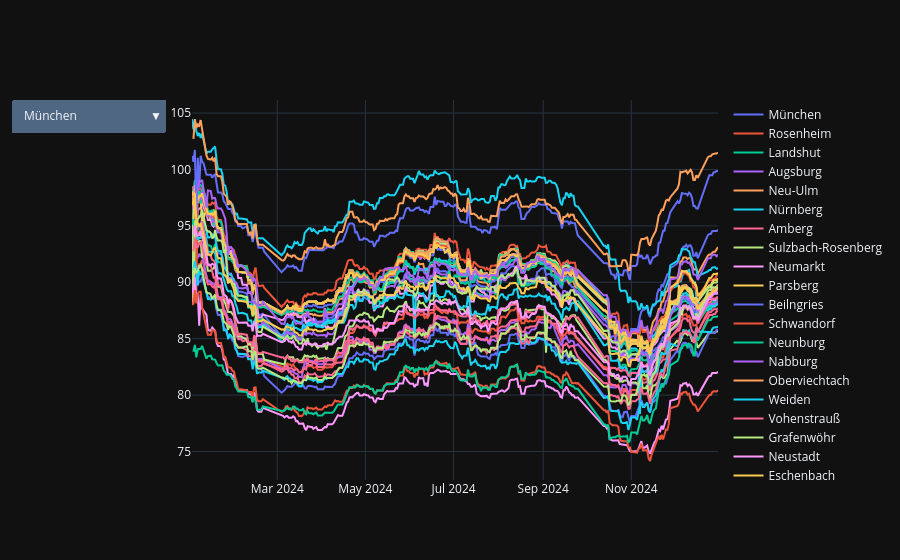

Notebook code for this chart:
### Code cell
import plotly.express as px
staedte = df_cust['Stadt'].unique()
fig = go.Figure()
for stadt in staedte:
    uniquedf= df_cust[df_cust['Stadt']==stadt][['Preis im 1. Jahr', 'Date']]
    uniquedf = uniquedf.groupby(['Date'])['Preis im 1. Jahr'].mean().reset_index()
    fig.add_trace(
        go.Scatter(
            x=uniquedf['Date'],
            y=uniquedf['Preis im 1. Jahr'], 
            mode='lines',
            name =stadt
        )
    )
buttons=[]
length = len(staedte)
for i, stadt in enumerate(staedte):
    visible= [False]*length
    visible[i] = True
    
    buttons.append(
        dict(
            label=stadt,
            method='update',
            args=[{'visible': visible}]
        )
    )
buttons.append(
    dict(
        label ='All',
        method='update',
        args=[{'visible':[True]*length}]
    )
)

fig.update_layout(
    updatemenus=[
        dict(
            active=0,
            buttons=buttons
        )
    ]
)
fig.show()
'''top10_tariffe_proStadt = (df_cust.groupby('Stadt')['Tarif'].value_counts().groupby(level=0).head(10).reset_index(name='count'))

df_filtered=df_cust.merge(top10_tariffe_proStadt,on=['Stadt','Tarif'])'''

### Figure 1 — Plotly figure (JSON) as saved in the notebook; plotly's stock layout.template omitted (floating-point values rounded to 4 significant figures; data arrays with more than 128 entries replaced by an {"elided": "..."} marker saying what was removed)
{"data": [{"mode": "lines", "name": "München", "x": {"elided": "321 str values"}, "y": {"elided": "321 float values"}, "type": "scatter"}, {"mode": "lines", "name": "Rosenheim", "x": {"elided": "321 str values"}, "y": {"elided": "321 float values"}, "type": "scatter"}, {"mode": "lines", "name": "Landshut", "x": {"elided": "321 str values"}, "y": {"elided": "321 float values"}, "type": "scatter"}, {"mode": "lines", "name": "Augsburg", "x": {"elided": "321 str values"}, "y": {"elided": "321 float values"}, "type": "scatter"}, {"mode": "lines", "name": "Neu-Ulm", "x": {"elided": "321 str values"}, "y": {"elided": "321 float values"}, "type": "scatter"}, {"mode": "lines", "name": "Nürnberg", "x": {"elided": "321 str values"}, "y": {"elided": "321 float values"}, "type": "scatter"}, {"mode": "lines", "name": "Amberg", "x": {"elided": "323 str values"}, "y": {"elided": "323 float values"}, "type": "scatter"}, {"mode": "lines", "name": "Sulzbach-Rosenberg", "x": {"elided": "319 str values"}, "y": {"elided": "319 float values"}, "type": "scatter"}, {"mode": "lines", "name": "Neumarkt", "x": {"elided": "318 str values"}, "y": {"elided": "318 float values"}, "type": "scatter"}, {"mode": "lines", "name": "Parsberg", "x": {"elided": "321 str values"}, "y": {"elided": "321 float values"}, "type": "scatter"}, {"mode": "lines", "name": "Beilngries", "x": {"elided": "321 str values"}, "y": {"elided": "321 float values"}, "type": "scatter"}, {"mode": "lines", "name": "Schwandorf", "x": {"elided": "322 str values"}, "y": {"elided": "322 float values"}, "type": "scatter"}, {"mode": "lines", "name": "Neunburg", "x": {"elided": "320 str values"}, "y": {"elided": "320 float values"}, "type": "scatter"}, {"mode": "lines", "name": "Nabburg", "x": {"elided": "320 str values"}, "y": {"elided": "320 float values"}, "type": "scatter"}, {"mode": "lines", "name": "Oberviechtach", "x": {"elided": "320 str values"}, "y": {"elided": "320 float values"}, "type": "scatter"}, {"mode": "lines", "name": "Weiden", "x": {"elided": "320 str values"}, "y": {"elided": "320 float values"}, "type": "scatter"}, {"mode": "lines", "name": "Vohenstrauß", "x": {"elided": "321 str values"}, "y": {"elided": "321 float values"}, "type": "scatter"}, {"mode": "lines", "name": "Grafenwöhr", "x": {"elided": "321 str values"}, "y": {"elided": "321 float values"}, "type": "scatter"}, {"mode": "lines", "name": "Neustadt", "x": {"elided": "320 str values"}, "y": {"elided": "320 float values"}, "type": "scatter"}, {"mode": "lines", "name": "Eschenbach", "x": {"elided": "320 str values"}, "y": {"elided": "320 float values"}, "type": "scatter"}, {"mode": "lines", "name": "Regensburg", "x": {"elided": "320 str values"}, "y": {"elided": "320 float values"}, "type": "scatter"}, {"mode": "lines", "name": "Burglengenfeld", "x": {"elided": "321 str values"}, "y": {"elided": "321 float values"}, "type": "scatter"}, {"mode": "lines", "name": "Riedenburg", "x": {"elided": "321 str values"}, "y": {"elided": "321 float values"}, "type": "scatter"}, {"mode": "lines", "name": "Cham", "x": {"elided": "318 str values"}, "y": {"elided": "318 float values"}, "type": "scatter"}, {"mode": "lines", "name": "Roding", "x": {"elided": "321 str values"}, "y": {"elided": "321 float values"}, "type": "scatter"}, {"mode": "lines", "name": "Waldmünchen", "x": {"elided": "321 str values"}, "y": {"elided": "321 float values"}, "type": "scatter"}, {"mode": "lines", "name": "Passau", "x": {"elided": "321 str values"}, "y": {"elided": "321 float values"}, "type": "scatter"}, {"mode": "lines", "name": "Deggendorf", "x": {"elided": "321 str values"}, "y": {"elided": "321 float values"}, "type": "scatter"}, {"mode": "lines", "name": "Hof", "x": {"elided": "321 str values"}, "y": {"elided": "321 float values"}, "type": "scatter"}, {"mode": "lines", "name": "Kemnath", "x": {"elided": "320 str values"}, "y": {"elided": "320 float values"}, "type": "scatter"}, {"mode": "lines", "name": "Tirschenreuth", "x": {"elided": "319 str values"}, "y": {"elided": "319 float values"}, "type": "scatter"}, {"mode": "lines", "name": "Würzburg", "x": {"elided": "321 str values"}, "y": {"elided": "321 float values"}, "type": "scatter"}, {"mode": "lines", "name": "Aschaffenburg", "x": {"elided": "320 str values"}, "y": {"elided": "320 float values"}, "type": "scatter"}, {"mode": "lines", "name": "Ingolstadt", "x": {"elided": "320 str values"}, "y": {"elided": "320 float values"}, "type": "scatter"}, {"mode": "lines", "name": "Kempten", "x": {"elided": "320 str values"}, "y": {"elided": "320 float values"}, "type": "scatter"}, {"mode": "lines", "name": "Erlangen", "x": {"elided": "320 str values"}, "y": {"elided": "320 float values"}, "type": "scatter"}, {"mode": "lines", "name": "Ansbach", "x": {"elided": "320 str values"}, "y": {"elided": "320 float values"}, "type": "scatter"}, {"mode": "lines", "name": "Bayreuth", "x": {"elided": "320 str values"}, "y": {"elided": "320 float values"}, "type": "scatter"}, {"mode": "lines", "name": "Bamberg", "x": {"elided": "320 str values"}, "y": {"elided": "320 float values"}, "type": "scatter"}, {"mode": "lines", "name": "Coburg", "x": {"elided": "320 str values"}, "y": {"elided": "320 float values"}, "type": "scatter"}], "layout": {"updatemenus": [{"active": 0, "buttons": [{"args": [{"visible": [true, false, false, false, false, false, false, false, false, false, false, false, false, false, false, false, false, false, false, false, false, false, false, false, false, false, false, false, false, false, false, false, false, false, false, false, false, false, false, false]}], "label": "München", "method": "update"}, {"args": [{"visible": [false, true, false, false, false, false, false, false, false, false, false, false, false, false, false, false, false, false, false, false, false, false, false, false, false, false, false, false, false, false, false, false, false, false, false, false, false, false, false, false]}], "label": "Rosenheim", "method": "update"}, {"args": [{"visible": [false, false, true, false, false, false, false, false, false, false, false, false, false, false, false, false, false, false, false, false, false, false, false, false, false, false, false, false, false, false, false, false, false, false, false, false, false, false, false, false]}], "label": "Landshut", "method": "update"}, {"args": [{"visible": [false, false, false, true, false, false, false, false, false, false, false, false, false, false, false, false, false, false, false, false, false, false, false, false, false, false, false, false, false, false, false, false, false, false, false, false, false, false, false, false]}], "label": "Augsburg", "method": "update"}, {"args": [{"visible": [false, false, false, false, true, false, false, false, false, false, false, false, false, false, false, false, false, false, false, false, false, false, false, false, false, false, false, false, false, false, false, false, false, false, false, false, false, false, false, false]}], "label": "Neu-Ulm", "method": "update"}, {"args": [{"visible": [false, false, false, false, false, true, false, false, false, false, false, false, false, false, false, false, false, false, false, false, false, false, false, false, false, false, false, false, false, false, false, false, false, false, false, false, false, false, false, false]}], "label": "Nürnberg", "method": "update"}, {"args": [{"visible": [false, false, false, false, false, false, true, false, false, false, false, false, false, false, false, false, false, false, false, false, false, false, false, false, false, false, false, false, false, false, false, false, false, false, false, false, false, false, false, false]}], "label": "Amberg", "method": "update"}, {"args": [{"visible": [false, false, false, false, false, false, false, true, false, false, false, false, false, false, false, false, false, false, false, false, false, false, false, false, false, false, false, false, false, false, false, false, false, false, false, false, false, false, false, false]}], "label": "Sulzbach-Rosenberg", "method": "update"}, {"args": [{"visible": [false, false, false, false, false, false, false, false, true, false, false, false, false, false, false, false, false, false, false, false, false, false, false, false, false, false, false, false, false, false, false, false, false, false, false, false, false, false, false, false]}], "label": "Neumarkt", "method": "update"}, {"args": [{"visible": [false, false, false, false, false, false, false, false, false, true, false, false, false, false, false, false, false, false, false, false, false, false, false, false, false, false, false, false, false, false, false, false, false, false, false, false, false, false, false, false]}], "label": "Parsberg", "method": "update"}, {"args": [{"visible": [false, false, false, false, false, false, false, false, false, false, true, false, false, false, false, false, false, false, false, false, false, false, false, false, false, false, false, false, false, false, false, false, false, false, false, false, false, false, false, false]}], "label": "Beilngries", "method": "update"}, {"args": [{"visible": [false, false, false, false, false, false, false, false, false, false, false, true, false, false, false, false, false, false, false, false, false, false, false, false, false, false, false, false, false, false, false, false, false, false, false, false, false, false, false, false]}], "label": "Schwandorf", "method": "update"}, {"args": [{"visible": [false, false, false, false, false, false, false, false, false, false, false, false, true, false, false, false, false, false, false, false, false, false, false, false, false, false, false, false, false, false, false, false, false, false, false, false, false, false, false, false]}], "label": "Neunburg", "method": "update"}, {"args": [{"visible": [false, false, false, false, false, false, false, false, false, false, false, false, false, true, false, false, false, false, false, false, false, false, false, false, false, false, false, false, false, false, false, false, false, false, false, false, false, false, false, false]}], "label": "Nabburg", "method": "update"}, {"args": [{"visible": [false, false, false, false, false, false, false, false, false, false, false, false, false, false, true, false, false, false, false, false, false, false, false, false, false, false, false, false, false, false, false, false, false, false, false, false, false, false, false, false]}], "label": "Oberviechtach", "method": "update"}, {"args": [{"visible": [false, false, false, false, false, false, false, false, false, false, false, false, false, false, false, true, false, false, false, false, false, false, false, false, false, false, false, false, false, false, false, false, false, false, false, false, false, false, false, false]}], "label": "Weiden", "method": "update"}, {"args": [{"visible": [false, false, false, false, false, false, false, false, false, false, false, false, false, false, false, false, true, false, false, false, false, false, false, false, false, false, false, false, false, false, false, false, false, false, false, false, false, false, false, false]}], "label": "Vohenstrauß", "method": "update"}, {"args": [{"visible": [false, false, false, false, false, false, false, false, false, false, false, false, false, false, false, false, false, true, false, false, false, false, false, false, false, false, false, false, false, false, false, false, false, false, false, false, false, false, false, false]}], "label": "Grafenwöhr", "method": "update"}, {"args": [{"visible": [false, false, false, false, false, false, false, false, false, false, false, false, false, false, false, false, false, false, true, false, false, false, false, false, false, false, false, false, false, false, false, false, false, false, false, false, false, false, false, false]}], "label": "Neustadt", "method": "update"}, {"args": [{"visible": [false, false, false, false, false, false, false, false, false, false, false, false, false, false, false, false, false, false, false, true, false, false, false, false, false, false, false, false, false, false, false, false, false, false, false, false, false, false, false, false]}], "label": "Eschenbach", "method": "update"}, {"args": [{"visible": [false, false, false, false, false, false, false, false, false, false, false, false, false, false, false, false, false, false, false, false, true, false, false, false, false, false, false, false, false, false, false, false, false, false, false, false, false, false, false, false]}], "label": "Regensburg", "method": "update"}, {"args": [{"visible": [false, false, false, false, false, false, false, false, false, false, false, false, false, false, false, false, false, false, false, false, false, true, false, false, false, false, false, false, false, false, false, false, false, false, false, false, false, false, false, false]}], "label": "Burglengenfeld", "method": "update"}, {"args": [{"visible": [false, false, false, false, false, false, false, false, false, false, false, false, false, false, false, false, false, false, false, false, false, false, true, false, false, false, false, false, false, false, false, false, false, false, false, false, false, false, false, false]}], "label": "Riedenburg", "method": "update"}, {"args": [{"visible": [false, false, false, false, false, false, false, false, false, false, false, false, false, false, false, false, false, false, false, false, false, false, false, true, false, false, false, false, false, false, false, false, false, false, false, false, false, false, false, false]}], "label": "Cham", "method": "update"}, {"args": [{"visible": [false, false, false, false, false, false, false, false, false, false, false, false, false, false, false, false, false, false, false, false, false, false, false, false, true, false, false, false, false, false, false, false, false, false, false, false, false, false, false, false]}], "label": "Roding", "method": "update"}, {"args": [{"visible": [false, false, false, false, false, false, false, false, false, false, false, false, false, false, false, false, false, false, false, false, false, false, false, false, false, true, false, false, false, false, false, false, false, false, false, false, false, false, false, false]}], "label": "Waldmünchen", "method": "update"}, {"args": [{"visible": [false, false, false, false, false, false, false, false, false, false, false, false, false, false, false, false, false, false, false, false, false, false, false, false, false, false, true, false, false, false, false, false, false, false, false, false, false, false, false, false]}], "label": "Passau", "method": "update"}, {"args": [{"visible": [false, false, false, false, false, false, false, false, false, false, false, false, false, false, false, false, false, false, false, false, false, false, false, false, false, false, false, true, false, false, false, false, false, false, false, false, false, false, false, false]}], "label": "Deggendorf", "method": "update"}, {"args": [{"visible": [false, false, false, false, false, false, false, false, false, false, false, false, false, false, false, false, false, false, false, false, false, false, false, false, false, false, false, false, true, false, false, false, false, false, false, false, false, false, false, false]}], "label": "Hof", "method": "update"}, {"args": [{"visible": [false, false, false, false, false, false, false, false, false, false, false, false, false, false, false, false, false, false, false, false, false, false, false, false, false, false, false, false, false, true, false, false, false, false, false, false, false, false, false, false]}], "label": "Kemnath", "method": "update"}, {"args": [{"visible": [false, false, false, false, false, false, false, false, false, false, false, false, false, false, false, false, false, false, false, false, false, false, false, false, false, false, false, false, false, false, true, false, false, false, false, false, false, false, false, false]}], "label": "Tirschenreuth", "method": "update"}, {"args": [{"visible": [false, false, false, false, false, false, false, false, false, false, false, false, false, false, false, false, false, false, false, false, false, false, false, false, false, false, false, false, false, false, false, true, false, false, false, false, false, false, false, false]}], "label": "Würzburg", "method": "update"}, {"args": [{"visible": [false, false, false, false, false, false, false, false, false, false, false, false, false, false, false, false, false, false, false, false, false, false, false, false, false, false, false, false, false, false, false, false, true, false, false, false, false, false, false, false]}], "label": "Aschaffenburg", "method": "update"}, {"args": [{"visible": [false, false, false, false, false, false, false, false, false, false, false, false, false, false, false, false, false, false, false, false, false, false, false, false, false, false, false, false, false, false, false, false, false, true, false, false, false, false, false, false]}], "label": "Ingolstadt", "method": "update"}, {"args": [{"visible": [false, false, false, false, false, false, false, false, false, false, false, false, false, false, false, false, false, false, false, false, false, false, false, false, false, false, false, false, false, false, false, false, false, false, true, false, false, false, false, false]}], "label": "Kempten", "method": "update"}, {"args": [{"visible": [false, false, false, false, false, false, false, false, false, false, false, false, false, false, false, false, false, false, false, false, false, false, false, false, false, false, false, false, false, false, false, false, false, false, false, true, false, false, false, false]}], "label": "Erlangen", "method": "update"}, {"args": [{"visible": [false, false, false, false, false, false, false, false, false, false, false, false, false, false, false, false, false, false, false, false, false, false, false, false, false, false, false, false, false, false, false, false, false, false, false, false, true, false, false, false]}], "label": "Ansbach", "method": "update"}, {"args": [{"visible": [false, false, false, false, false, false, false, false, false, false, false, false, false, false, false, false, false, false, false, false, false, false, false, false, false, false, false, false, false, false, false, false, false, false, false, false, false, true, false, false]}], "label": "Bayreuth", "method": "update"}, {"args": [{"visible": [false, false, false, false, false, false, false, false, false, false, false, false, false, false, false, false, false, false, false, false, false, false, false, false, false, false, false, false, false, false, false, false, false, false, false, false, false, false, true, false]}], "label": "Bamberg", "method": "update"}, {"args": [{"visible": [false, false, false, false, false, false, false, false, false, false, false, false, false, false, false, false, false, false, false, false, false, false, false, false, false, false, false, false, false, false, false, false, false, false, false, false, false, false, false, true]}], "label": "Coburg", "method": "update"}, {"args": [{"visible": [true, true, true, true, true, true, true, true, true, true, true, true, true, true, true, true, true, true, true, true, true, true, true, true, true, true, true, true, true, true, true, true, true, true, true, true, true, true, true, true]}], "label": "All", "method": "update"}]}]}}
